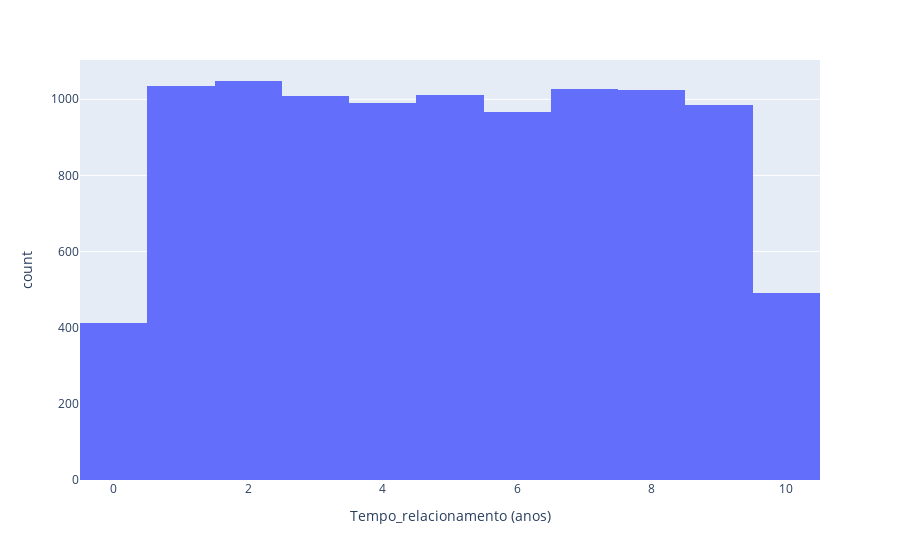

Notebook cell for this chart:
### Markdown cell above
Com base na distribuição de frequências do tempo de relacionamento, qual a proporção de clientes que ainda não completaram um ano de relacionamento?

### Code cell
fig_hist_t = px.histogram(df_telecom, x = "Tempo_relacionamento (anos)")
fig_hist_t.show()

### Figure 1 — Plotly figure (JSON) as saved in the notebook; plotly's stock layout.template omitted (floating-point values rounded to 4 significant figures; data arrays with more than 128 entries replaced by an {"elided": "..."} marker saying what was removed)
{"data": [{"alignmentgroup": "True", "bingroup": "x", "hovertemplate": "Tempo_relacionamento (anos)=%{x}<br>count=%{y}<extra></extra>", "legendgroup": "", "marker": {"color": "#636efa"}, "name": "", "offsetgroup": "", "orientation": "v", "showlegend": false, "type": "histogram", "x": {"elided": "10000 int values"}, "xaxis": "x", "yaxis": "y"}], "layout": {"autosize": true, "barmode": "relative", "legend": {"tracegroupgap": 0}, "margin": {"t": 60}, "xaxis": {"anchor": "y", "autorange": true, "domain": [0, 1], "range": [-0.5, 10.5], "title": {"text": "Tempo_relacionamento (anos)"}, "type": "linear"}, "yaxis": {"anchor": "x", "autorange": true, "domain": [0, 1], "range": [0, 1103.0], "title": {"text": "count"}}}}
